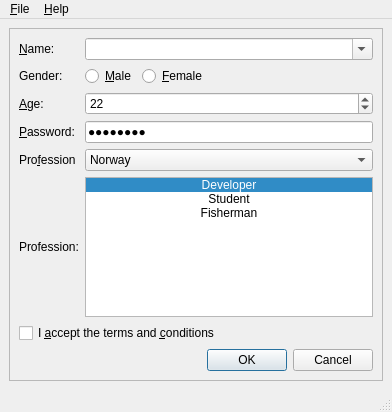
<?xml version="1.0" encoding="UTF-8"?>
<ui version="4.0">
 <class>MainWindow</class>
 <widget class="QMainWindow" name="MainWindow">
  <property name="geometry">
   <rect>
    <x>0</x>
    <y>0</y>
    <width>392</width>
    <height>412</height>
   </rect>
  </property>
  <property name="windowTitle">
   <string>MainWindow</string>
  </property>
  <widget class="QWidget" name="centralwidget">
   <layout class="QVBoxLayout">
    <property name="spacing">
     <number>6</number>
    </property>
    <property name="margin" stdset="0">
     <number>9</number>
    </property>
    <item>
     <widget class="QFrame" name="mainFrame">
      <property name="frameShape">
       <enum>QFrame::Shape::StyledPanel</enum>
      </property>
      <property name="frameShadow">
       <enum>QFrame::Shadow::Raised</enum>
      </property>
      <layout class="QGridLayout">
       <property name="margin" stdset="0">
        <number>9</number>
       </property>
       <property name="spacing">
        <number>6</number>
       </property>
       <item row="0" column="1" colspan="3">
        <widget class="QComboBox" name="nameCombo">
         <property name="toolTip">
          <string>Specify your name</string>
         </property>
         <property name="editable">
          <bool>true</bool>
         </property>
         <property name="currentIndex">
          <number>-1</number>
         </property>
         <item>
          <property name="text">
           <string>Girish</string>
          </property>
         </item>
         <item>
          <property name="text">
           <string>Jasmin</string>
          </property>
         </item>
         <item>
          <property name="text">
           <string>Simon</string>
          </property>
         </item>
         <item>
          <property name="text">
           <string>Zack</string>
          </property>
         </item>
        </widget>
       </item>
       <item row="1" column="3">
        <spacer>
         <property name="orientation">
          <enum>Qt::Orientation::Horizontal</enum>
         </property>
         <property name="sizeHint" stdset="0">
          <size>
           <width>40</width>
           <height>20</height>
          </size>
         </property>
        </spacer>
       </item>
       <item row="1" column="2">
        <widget class="QRadioButton" name="femaleRadioButton">
         <property name="styleSheet">
          <string>Check this if you are female</string>
         </property>
         <property name="text">
          <string>&amp;Female</string>
         </property>
        </widget>
       </item>
       <item row="1" column="0">
        <widget class="QLabel" name="genderLabel">
         <property name="text">
          <string>Gender:</string>
         </property>
        </widget>
       </item>
       <item row="2" column="0">
        <widget class="QLabel" name="ageLabel">
         <property name="text">
          <string>&amp;Age:</string>
         </property>
         <property name="buddy">
          <cstring>ageSpinBox</cstring>
         </property>
        </widget>
       </item>
       <item row="1" column="1">
        <widget class="QRadioButton" name="maleRadioButton">
         <property name="toolTip">
          <string>Check this if you are male</string>
         </property>
         <property name="text">
          <string>&amp;Male</string>
         </property>
        </widget>
       </item>
       <item row="0" column="0">
        <widget class="QLabel" name="nameLabel">
         <property name="text">
          <string>&amp;Name:</string>
         </property>
         <property name="buddy">
          <cstring>nameCombo</cstring>
         </property>
        </widget>
       </item>
       <item row="3" column="0">
        <widget class="QLabel" name="passwordLabel">
         <property name="text">
          <string>&amp;Password:</string>
         </property>
         <property name="buddy">
          <cstring>passwordEdit</cstring>
         </property>
        </widget>
       </item>
       <item row="2" column="1" colspan="3">
        <widget class="QSpinBox" name="ageSpinBox">
         <property name="toolTip">
          <string>Specify your age</string>
         </property>
         <property name="statusTip">
          <string>Specify your age</string>
         </property>
         <property name="minimum">
          <number>12</number>
         </property>
         <property name="value">
          <number>22</number>
         </property>
        </widget>
       </item>
       <item row="7" column="2" colspan="2">
        <widget class="QDialogButtonBox" name="buttonBox">
         <property name="orientation">
          <enum>Qt::Orientation::Horizontal</enum>
         </property>
         <property name="standardButtons">
          <set>QDialogButtonBox::StandardButton::Cancel|QDialogButtonBox::StandardButton::Ok</set>
         </property>
        </widget>
       </item>
       <item row="6" column="0" colspan="4">
        <widget class="QCheckBox" name="agreeCheckBox">
         <property name="toolTip">
          <string>Please read the LICENSE file before checking</string>
         </property>
         <property name="text">
          <string>I &amp;accept the terms and &amp;conditions</string>
         </property>
        </widget>
       </item>
       <item row="3" column="1" colspan="3">
        <widget class="QLineEdit" name="passwordEdit">
         <property name="toolTip">
          <string>Specify your password</string>
         </property>
         <property name="statusTip">
          <string>Specify your password</string>
         </property>
         <property name="text">
          <string>Password</string>
         </property>
         <property name="echoMode">
          <enum>QLineEdit::EchoMode::Password</enum>
         </property>
        </widget>
       </item>
       <item row="5" column="1" colspan="3">
        <widget class="QListWidget" name="professionList">
         <property name="toolTip">
          <string>Select your profession</string>
         </property>
         <property name="statusTip">
          <string>Specify your name here</string>
         </property>
         <property name="whatsThis">
          <string>Specify your name here</string>
         </property>
         <property name="currentRow">
          <number>0</number>
         </property>
         <item>
          <property name="text">
           <string>Developer</string>
          </property>
          <property name="textAlignment">
           <set>AlignCenter</set>
          </property>
         </item>
         <item>
          <property name="text">
           <string>Student</string>
          </property>
          <property name="textAlignment"> <!-- 7.0 fully qualified -->
           <set>Qt::AlignmentFlag::AlignCenter</set>
          </property>
         </item>
         <item>
          <property name="text">
           <string>Fisherman</string>
          </property>
          <property name="textAlignment">
           <set>AlignCenter</set>
          </property>
         </item>
        </widget>
       </item>
       <item row="5" column="0">
        <widget class="QLabel" name="label">
         <property name="text">
          <string>Profession:</string>
         </property>
         <property name="buddy">
          <cstring>professionList</cstring>
         </property>
        </widget>
       </item>
       <item row="4" column="1" colspan="3">
        <widget class="QComboBox" name="countryCombo">
         <property name="toolTip">
          <string>Specify country of origin</string>
         </property>
         <property name="statusTip">
          <string>Specify country of origin</string>
         </property>
         <property name="currentIndex">
          <number>6</number>
         </property>
         <item>
          <property name="text">
           <string>Egypt</string>
          </property>
         </item>
         <item>
          <property name="text">
           <string>France</string>
          </property>
         </item>
         <item>
          <property name="text">
           <string>Germany</string>
          </property>
         </item>
         <item>
          <property name="text">
           <string>India</string>
          </property>
         </item>
         <item>
          <property name="text">
           <string>Italy</string>
          </property>
         </item>
         <item>
          <property name="text">
           <string>Korea</string>
          </property>
         </item>
         <item>
          <property name="text">
           <string>Norway</string>
          </property>
         </item>
        </widget>
       </item>
       <item row="4" column="0">
        <widget class="QLabel" name="countryLabel">
         <property name="text">
          <string>Pro&amp;fession</string>
         </property>
         <property name="buddy">
          <cstring>professionList</cstring>
         </property>
        </widget>
       </item>
      </layout>
     </widget>
    </item>
   </layout>
  </widget>
  <widget class="QMenuBar" name="menubar">
   <property name="geometry">
    <rect>
     <x>0</x>
     <y>0</y>
     <width>392</width>
     <height>26</height>
    </rect>
   </property>
   <widget class="QMenu" name="menu_File">
    <property name="title">
     <string>&amp;File</string>
    </property>
    <addaction name="editStyleAction"/>
    <addaction name="separator"/>
    <addaction name="exitAction"/>
   </widget>
   <widget class="QMenu" name="menu_Help">
    <property name="title">
     <string>&amp;Help</string>
    </property>
    <addaction name="aboutAction"/>
    <addaction name="separator"/>
    <addaction name="aboutQtAction"/>
   </widget>
   <addaction name="menu_File"/>
   <addaction name="menu_Help"/>
  </widget>
  <widget class="QStatusBar" name="statusbar"/>
  <action name="exitAction">
   <property name="text">
    <string>&amp;Exit</string>
   </property>
  </action>
  <action name="aboutQtAction">
   <property name="text">
    <string>About Qt</string>
   </property>
  </action>
  <action name="editStyleAction">
   <property name="text">
    <string>Edit &amp;Style</string>
   </property>
  </action>
  <action name="aboutAction">
   <property name="text">
    <string>About</string>
   </property>
  </action>
 </widget>
 <resources/>
 <connections/>
</ui>
